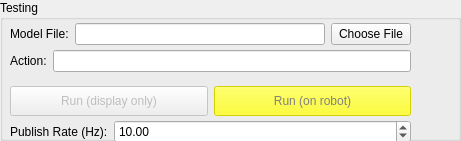
   <widget class="QGroupBox" name="testing_group_box">
    <property name="geometry">
     <rect>
      <x>480</x>
      <y>490</y>
      <width>461</width>
      <height>141</height>
     </rect>
    </property>
    <property name="title">
     <string>Testing</string>
    </property>
    <widget class="QWidget" name="gridLayoutWidget_3">
     <property name="geometry">
      <rect>
       <x>10</x>
       <y>19</y>
       <width>401</width>
       <height>31</height>
      </rect>
     </property>
     <layout class="QGridLayout" name="gridLayout_4">
      <item row="0" column="0">
       <widget class="QLabel" name="label_41">
        <property name="text">
         <string>Model File:</string>
        </property>
       </widget>
      </item>
      <item row="0" column="1">
       <widget class="QLineEdit" name="model_file_line"/>
      </item>
      <item row="0" column="2">
       <widget class="QPushButton" name="model_file_button">
        <property name="text">
         <string>Choose File</string>
        </property>
       </widget>
      </item>
     </layout>
    </widget>
    <widget class="QWidget" name="formLayoutWidget">
     <property name="geometry">
      <rect>
       <x>10</x>
       <y>50</y>
       <width>401</width>
       <height>31</height>
      </rect>
     </property>
     <layout class="QFormLayout" name="formLayout_11">
      <property name="fieldGrowthPolicy">
       <enum>QFormLayout::AllNonFixedFieldsGrow</enum>
      </property>
      <item row="0" column="0">
       <widget class="QLabel" name="label_42">
        <property name="text">
         <string>Action:</string>
        </property>
       </widget>
      </item>
      <item row="0" column="1">
       <widget class="QLineEdit" name="model_action_line"/>
      </item>
     </layout>
    </widget>
    <widget class="QWidget" name="gridLayoutWidget_4">
     <property name="geometry">
      <rect>
       <x>10</x>
       <y>80</y>
       <width>401</width>
       <height>42</height>
      </rect>
     </property>
     <layout class="QGridLayout" name="gridLayout_5">
      <item row="0" column="0">
       <widget class="QPushButton" name="run_display_button">
        <property name="enabled">
         <bool>false</bool>
        </property>
        <property name="sizePolicy">
         <sizepolicy hsizetype="Minimum" vsizetype="Minimum">
          <horstretch>0</horstretch>
          <verstretch>0</verstretch>
         </sizepolicy>
        </property>
        <property name="minimumSize">
         <size>
          <width>0</width>
          <height>30</height>
         </size>
        </property>
        <property name="text">
         <string>Run (display only)</string>
        </property>
        <property name="checkable">
         <bool>true</bool>
        </property>
       </widget>
      </item>
      <item row="0" column="1">
       <widget class="QPushButton" name="run_robot_button">
        <property name="enabled">
         <bool>false</bool>
        </property>
        <property name="minimumSize">
         <size>
          <width>0</width>
          <height>30</height>
         </size>
        </property>
        <property name="styleSheet">
         <string notr="true">QPushButton { background-color : yellow; color : grey; }</string>
        </property>
        <property name="text">
         <string>Run (on robot)</string>
        </property>
        <property name="checkable">
         <bool>true</bool>
        </property>
       </widget>
      </item>
     </layout>
    </widget>
    <widget class="QWidget" name="formLayoutWidget_3">
     <property name="geometry">
      <rect>
       <x>10</x>
       <y>120</y>
       <width>401</width>
       <height>62</height>
      </rect>
     </property>
     <layout class="QFormLayout" name="formLayout_12">
      <item row="0" column="0">
       <widget class="QLabel" name="label_43">
        <property name="text">
         <string>Publish Rate (Hz):</string>
        </property>
       </widget>
      </item>
      <item row="0" column="1">
       <widget class="QDoubleSpinBox" name="test_publish_rate">
        <property name="value">
         <double>10.000000000000000</double>
        </property>
       </widget>
      </item>
      <item row="1" column="0">
       <widget class="QLabel" name="label_44">
        <property name="text">
         <string>Policy GPU:</string>
        </property>
       </widget>
      </item>
      <item row="1" column="1">
       <widget class="QComboBox" name="gpu_combo_box">
        <property name="currentIndex">
         <number>1</number>
        </property>
        <item>
         <property name="text">
          <string>None</string>
         </property>
        </item>
        <item>
         <property name="text">
          <string>0</string>
         </property>
        </item>
        <item>
         <property name="text">
          <string>1</string>
         </property>
        </item>
        <item>
         <property name="text">
          <string>2</string>
         </property>
        </item>
        <item>
         <property name="text">
          <string>3</string>
         </property>
        </item>
        <item>
         <property name="text">
          <string>4</string>
         </property>
        </item>
       </widget>
      </item>
     </layout>
    </widget>
    <widget class="QWidget" name="gridLayoutWidget_5">
     <property name="geometry">
      <rect>
       <x>10</x>
       <y>180</y>
       <width>401</width>
       <height>31</height>
      </rect>
     </property>
     <layout class="QGridLayout" name="gridLayout_6">
      <item row="0" column="1">
       <widget class="QSpinBox" name="model_size_w">
        <property name="maximum">
         <number>5000</number>
        </property>
        <property name="singleStep">
         <number>10</number>
        </property>
        <property name="value">
         <number>160</number>
        </property>
       </widget>
      </item>
      <item row="0" column="2">
       <widget class="QSpinBox" name="model_size_h">
        <property name="maximum">
         <number>5000</number>
        </property>
        <property name="singleStep">
         <number>10</number>
        </property>
        <property name="value">
         <number>120</number>
        </property>
       </widget>
      </item>
      <item row="0" column="0">
       <widget class="QLabel" name="label_45">
        <property name="text">
         <string>Model img input size (W, H):</string>
        </property>
       </widget>
      </item>
     </layout>
    </widget>
    <widget class="QWidget" name="gridLayoutWidget_6">
     <property name="geometry">
      <rect>
       <x>10</x>
       <y>210</y>
       <width>211</width>
       <height>31</height>
      </rect>
     </property>
     <layout class="QGridLayout" name="gridLayout_7">
      <item row="0" column="0">
       <widget class="QLabel" name="label_46">
        <property name="sizePolicy">
         <sizepolicy hsizetype="Preferred" vsizetype="Fixed">
          <horstretch>0</horstretch>
          <verstretch>0</verstretch>
         </sizepolicy>
        </property>
        <property name="text">
         <string>Default Grip:</string>
        </property>
       </widget>
      </item>
      <item row="0" column="1">
       <widget class="QComboBox" name="default_grip_combo_box">
        <item>
         <property name="text">
          <string>Open</string>
         </property>
        </item>
        <item>
         <property name="text">
          <string>Close</string>
         </property>
        </item>
       </widget>
      </item>
     </layout>
    </widget>
   </widget>
